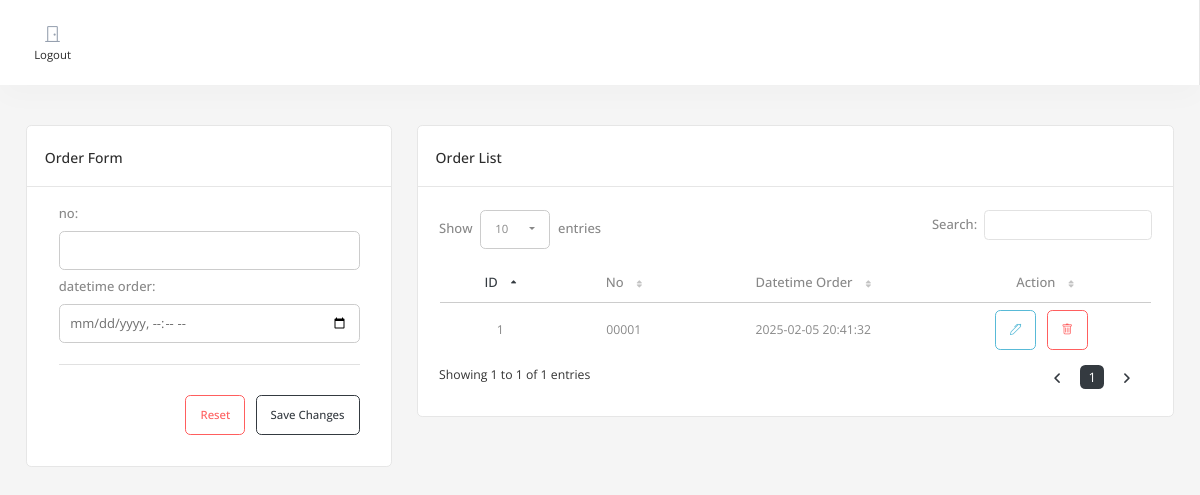
The app's page /order.php with its own data.
### tables this page shows
CREATE TABLE `tbl_order` (
  `tbl_order_id` int(11) NOT NULL,
  `order_no` text NOT NULL,
  `datetime_order` datetime NOT NULL DEFAULT current_timestamp(),
  `tbl_address_id` int(11) NOT NULL,
  `tbl_customer_id` int(11) NOT NULL,
  `tbl_association_id` int(11) NOT NULL,
  `current_status` text NOT NULL
);

### class/method.php (called while the page is built, shortened)
<?php
class method
{
    function __construct()
    {
        $servername = "localhost";
        $username = "root";
        $password = "";
        $database = "db_agrikulture";
        try {
            $conn = new PDO(
                "mysql:host=$servername;dbname=$database",
                $username,
                $password
            );
            $conn->setAttribute(PDO::ATTR_ERRMODE, PDO::ERRMODE_EXCEPTION);
            $this->conn = $conn;
        } catch (PDOException $e) {
            echo "Connection failed: " . $e->getMessage();
            die;
        }
    }
    function selectRaw()
    {
        $sql = $this->sql;
        $stmt = $this->conn->prepare($sql);
        $stmt->execute();
        return $stmt->fetchAll(PDO::FETCH_ASSOC);
    }
}
$m = new method();

### order.php (the view, shortened to what this page needs)
<?php
include "layout/header.php";
?>
<div class='container-fluid'><div class='row mt-3'>
    <div class="col-lg-4 col-sm-12 mb-3">
        <div class="">
            <div class="">
<div class="card">
    <div class="card-header">
        <div>
            <h4 class="card-title">order Form</h4>
        </div>
    </div>
    <div class="card-body">
        <div class="basic-form ps-3 pe-3 pb-3">
            <form method="post" action="functions/post.php" class="form-valide-with-icon needs-validation" novalidate id="frm-row" enctype="multipart/form-data">
                <div id="form-div-order">
                    <div class="form-source">
                        <div class='row'>
                                                                <div class='col-md-12 form-group '>
                                        <div class='row mb-2'>
                                            <label for='order-order_no' class="text-label form-label">no:</label>
                                            <div class=''>
                                                <input type='text' name='tbl_order-order_no[]' id='order-order_no' class='form-control editable ' value='' required>
                                            </div>
                                        </div>
                                    </div>
                                                                    <div class='col-md-12 form-group '>
                                        <div class='row mb-2'>
                                            <label for='order-datetime_order' class="text-label form-label">datetime order:</label>
                                            <div class=''>
                                                <input type='datetime-local' name='tbl_order-datetime_order[]' id='order-datetime_order' class='form-control editable ' value='' required>
                                            </div>
                                        </div>
                                    </div>
                                                        </div>
                    </div>
                </div>
                <div class='row'>
                    <div class='col-12 text-end add-btns'>
                        <hr style="margin-bottom: 30px">
                        <button type='reset' class='btn btn-outline-danger me-2'>Reset</button>
                        <button type='submit' class='btn btn-outline-primary'>Save Changes</button>
                    </div>
                </div>
            </form>
        </div>
    </div>
</div>
            </div>
        </div>
    </div>
        <div class="col-lg-8 mb-3">
            <div class="row">
                <div class="col-lg-12">
                    <div class="card dz-card">
                        <div class="card-header flex-wrap">
                            <div>
                                <h4 class="card-title">order List</h4>
                            </div>
                        </div>
                        <div class="tab-content">
                            <div class="tab-pane fade show active p-4">
<?php
$sql = "SELECT * FROM tbl_order ";
$m->sql = $sql;
$record = $m->selectRaw();
?>
<div class="table-responsive">
    <table id="datatable-order" class="dt-table display table" style="width: calc(100% - 2px)">
        <thead>
            <tr class='text-center'>
                                    <td class='text-center'>
                        <label class='mb-0'>ID</label>
                    </td>
                                    <td class='text-center'>
                        <label class='mb-0'>No</label>
                    </td>
                                    <td class='text-center'>
                        <label class='mb-0'>Datetime Order</label>
                    </td>
                                                    <td class=" text-center">
                        <label class='mb-0'>Action</label>
                    </td>
                            </tr>
        </thead>
        <tbody>
<?php
foreach($record as $k => $r)
{
extract($r);
?>
                <tr>
                                                                                            <td class="text-center">
<?= $tbl_order_id; ?></td>
                                                                                            <td class="text-center">
<?= $order_no; ?></td>
                                                                                            <td class="text-center">
<?= $datetime_order; ?></td>
                                                                <td class="text-center ">
<button type="button" class="btn btn-outline-info btn-action me-2" onclick="editInfo(<?= $k ?>)"><i class="bi bi-pen"></i></button>
<button type="button" class="btn btn-outline-danger btn-action me-2" onclick="deleteInfo('tbl_order','tbl_order_id',<?=  $tbl_order_id;  ?>)"><i class="bi bi-trash"></i></button>
</td>
                                    </tr>
<?php
}
?>
        </tbody>
    </table>
</div>                            </div>
                        </div>
                    </div>
                </div>
            </div>
        </div>
</div></div>
<?php
include "layout/footer.php";
?>

### layout/header.php (style rules this page uses)
.dt-table tbody tr td.sorting_1 span, .dt-table thead tr td.sorting_asc label, .dt-table thead tr td.sorting_desc label, table.dataTable thead td.sorting_asc:after, table.dataTable thead td.sorting_desc:after { color: var(--primary) !important; }

### records on screen
tbl_order: tbl_order_id "1", order_no "00001", datetime_order "2025-02-05 20:41:32"
